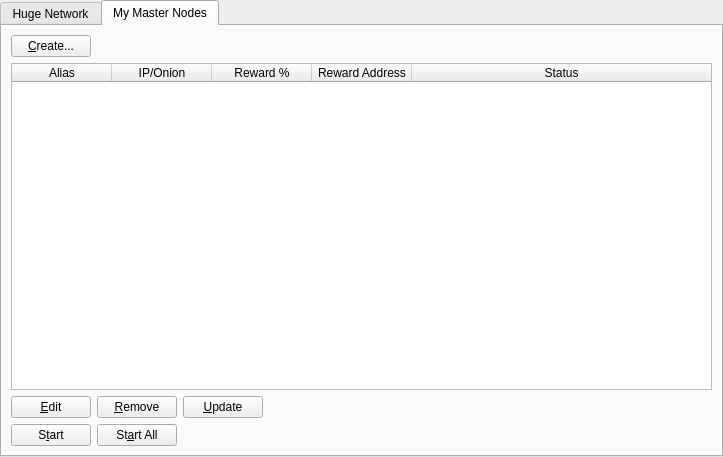
<?xml version="1.0" encoding="UTF-8"?>
<ui version="4.0">
 <class>MasternodeManager</class>
 <widget class="QWidget" name="MasternodeManager">
  <property name="geometry">
   <rect>
    <x>0</x>
    <y>0</y>
    <width>723</width>
    <height>457</height>
   </rect>
  </property>
  <property name="windowTitle">
   <string>Form</string>
  </property>
  <layout class="QVBoxLayout" name="topLayout">
   <property name="leftMargin">
    <number>0</number>
   </property>
   <property name="topMargin">
    <number>0</number>
   </property>
   <property name="rightMargin">
    <number>0</number>
   </property>
   <property name="bottomMargin">
    <number>0</number>
   </property>
   <item>
    <layout class="QVBoxLayout" name="verticalLayout">
     <property name="bottomMargin">
      <number>0</number>
     </property>
     <item>
      <widget class="QTabWidget" name="tabWidget">
       <property name="currentIndex">
        <number>1</number>
       </property>
       <widget class="QWidget" name="tab">
        <attribute name="title">
         <string>Huge Network</string>
        </attribute>
        <layout class="QGridLayout" name="gridLayout">
         <item row="1" column="0">
          <widget class="QTableWidget" name="tableWidgetMasternodes">
           <property name="editTriggers">
            <set>QAbstractItemView::NoEditTriggers</set>
           </property>
           <property name="alternatingRowColors">
            <bool>true</bool>
           </property>
           <property name="selectionBehavior">
            <enum>QAbstractItemView::SelectRows</enum>
           </property>
           <property name="sortingEnabled">
            <bool>true</bool>
           </property>
           <attribute name="horizontalHeaderStretchLastSection">
            <bool>true</bool>
           </attribute>
           <column>
            <property name="text">
             <string>Address</string>
            </property>
           </column>
           <column>
            <property name="text">
             <string>Protocol</string>
            </property>
           </column>
           <column>
            <property name="text">
             <string>Active</string>
            </property>
           </column>
           <column>
            <property name="text">
             <string>Active (secs)</string>
            </property>
           </column>
           <column>
            <property name="text">
             <string>Last Seen</string>
            </property>
           </column>
           <column>
            <property name="text">
             <string>Pubkey</string>
            </property>
           </column>
          </widget>
         </item>
         <item row="0" column="0">
          <layout class="QHBoxLayout" name="horizontalLayout_3">
           <property name="bottomMargin">
            <number>0</number>
           </property>
           <item>
            <widget class="QLabel" name="label_2">
             <property name="text">
              <string>Huge Node Count:</string>
             </property>
            </widget>
           </item>
           <item>
            <widget class="QLabel" name="countLabel">
             <property name="text">
              <string>0</string>
             </property>
            </widget>
           </item>
           <item>
            <spacer name="horizontalSpacer_3">
             <property name="orientation">
              <enum>Qt::Horizontal</enum>
             </property>
             <property name="sizeHint" stdset="0">
              <size>
               <width>40</width>
               <height>20</height>
              </size>
             </property>
            </spacer>
           </item>
          </layout>
         </item>
        </layout>
       </widget>
       <widget class="QWidget" name="tab_2">
        <attribute name="title">
         <string>My Master Nodes</string>
        </attribute>
        <layout class="QGridLayout" name="gridLayout_2">
         <item row="0" column="0">
          <layout class="QVBoxLayout" name="verticalLayout_2">
           <property name="bottomMargin">
            <number>0</number>
           </property>
           <item>
            <layout class="QHBoxLayout" name="horizontalLayout">
             <item>
              <widget class="QPushButton" name="createButton">
               <property name="text">
                <string>&amp;Create...</string>
               </property>
              </widget>
             </item>
             <item>
              <spacer name="horizontalSpacer">
               <property name="orientation">
                <enum>Qt::Horizontal</enum>
               </property>
               <property name="sizeHint" stdset="0">
                <size>
                 <width>40</width>
                 <height>20</height>
                </size>
               </property>
              </spacer>
             </item>
            </layout>
           </item>
           <item>
            <widget class="QTableWidget" name="tableWidget_2">
             <property name="minimumSize">
              <size>
               <width>695</width>
               <height>0</height>
              </size>
             </property>
             <property name="editTriggers">
              <set>QAbstractItemView::NoEditTriggers</set>
             </property>
             <property name="alternatingRowColors">
              <bool>true</bool>
             </property>
             <property name="selectionMode">
              <enum>QAbstractItemView::SingleSelection</enum>
             </property>
             <property name="selectionBehavior">
              <enum>QAbstractItemView::SelectRows</enum>
             </property>
             <attribute name="horizontalHeaderStretchLastSection">
              <bool>true</bool>
             </attribute>
             <column>
              <property name="text">
               <string>Alias</string>
              </property>
             </column>
             <column>
              <property name="text">
               <string>IP/Onion</string>
              </property>
             </column>
             <column>
              <property name="text">
               <string>Reward %</string>
              </property>
             </column>
             <column>
              <property name="text">
               <string>Reward Address</string>
              </property>
             </column>
             <column>
              <property name="text">
               <string>Status</string>
              </property>
             </column>
            </widget>
           </item>
           <item>
            <layout class="QHBoxLayout" name="horizontalLayout_2">
             <property name="bottomMargin">
              <number>0</number>
             </property>
             <item>
              <widget class="QPushButton" name="editButton">
               <property name="text">
                <string>&amp;Edit</string>
               </property>
              </widget>
             </item>
             <item>
              <widget class="QPushButton" name="removeButton">
               <property name="text">
                <string>&amp;Remove</string>
               </property>
              </widget>
             </item>
             <item>
              <widget class="QPushButton" name="UpdateButton">
               <property name="text">
                <string>&amp;Update</string>
               </property>
              </widget>
             </item>
             <item>
              <spacer name="horizontalSpacer_2">
               <property name="orientation">
                <enum>Qt::Horizontal</enum>
               </property>
               <property name="sizeHint" stdset="0">
                <size>
                 <width>40</width>
                 <height>20</height>
                </size>
               </property>
              </spacer>
             </item>
            </layout>
           </item>
           <item>
            <layout class="QHBoxLayout" name="horizontalLayout_4">
             <property name="bottomMargin">
              <number>0</number>
             </property>
            </layout>
           </item>
           <item>
            <layout class="QHBoxLayout" name="horizontalLayout_5">
             <property name="bottomMargin">
              <number>0</number>
             </property>
             <item>
              <widget class="QPushButton" name="startButton">
               <property name="text">
                <string>S&amp;tart</string>
               </property>
              </widget>
             </item>
             <item>
              <widget class="QPushButton" name="startAllButton">
               <property name="text">
                <string>St&amp;art All</string>
               </property>
              </widget>
             </item>
             <item>
              <spacer name="horizontalSpacer_5">
               <property name="orientation">
                <enum>Qt::Horizontal</enum>
               </property>
               <property name="sizeHint" stdset="0">
                <size>
                 <width>40</width>
                 <height>20</height>
                </size>
               </property>
              </spacer>
             </item>
            </layout>
           </item>
          </layout>
         </item>
        </layout>
       </widget>
      </widget>
     </item>
    </layout>
   </item>
  </layout>
 </widget>
 <resources/>
 <connections/>
</ui>
